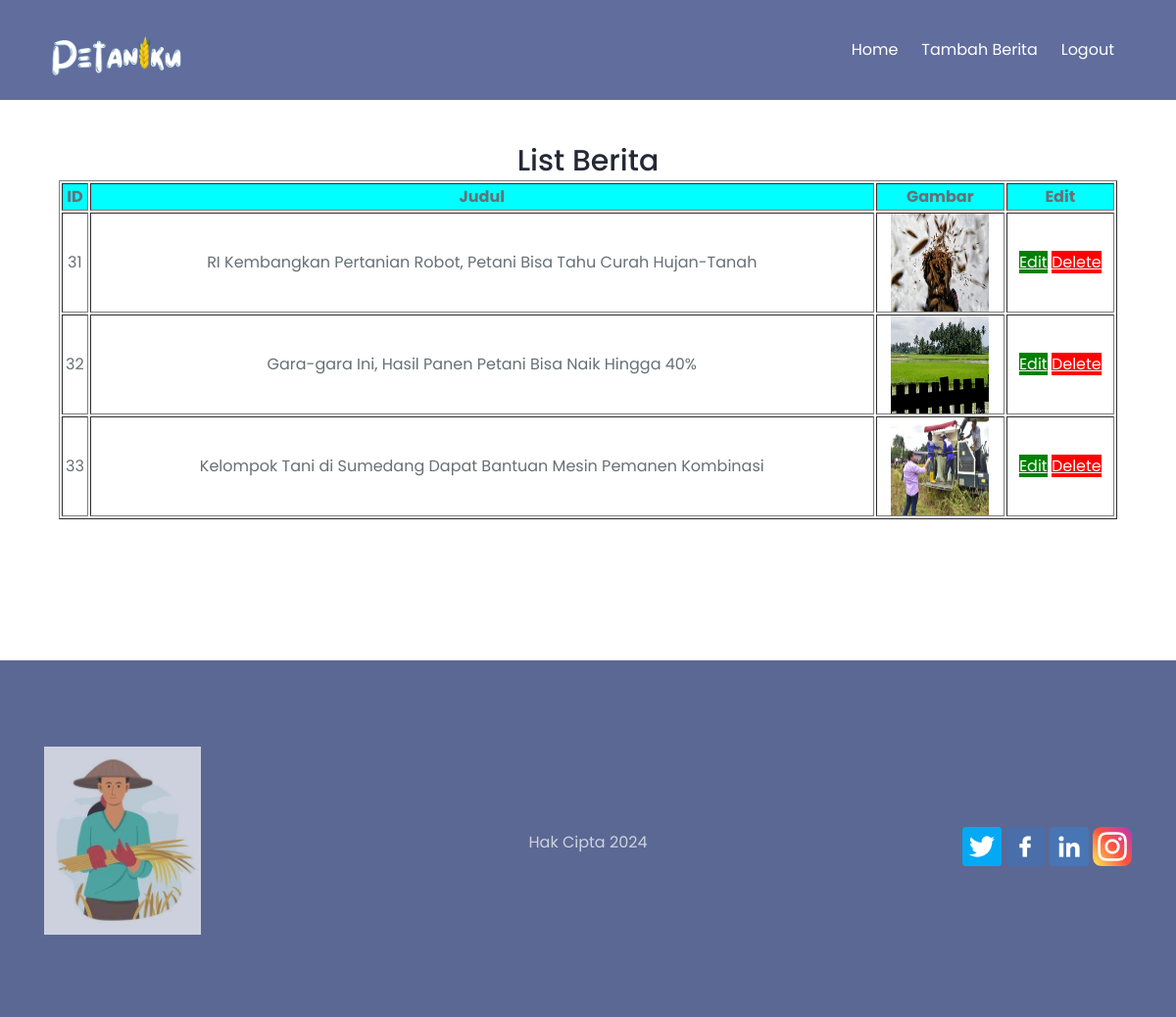
The page /admin (signed in) on the database its author committed.
### tables this page shows
CREATE TABLE `post` (
  `id_post` int(11) NOT NULL,
  `id_users` int(11) NOT NULL,
  `judul` varchar(255) NOT NULL,
  `keterangan` text NOT NULL,
  `isi` longtext NOT NULL,
  `gambar` varchar(255) NOT NULL,
  `sumber` varchar(250) NOT NULL
);

### admin/index.php (the view, shortened to what this page needs)
<!DOCTYPE html>
<html lang="en">
    <head>
        <link href="css/fontawesome-all.min.css" rel="stylesheet">
        <link href="../assets/css/styles.css" rel="stylesheet">
    </head>
    <body>
        <div class="navbar">
            <div class="container flex">
                <a class="logo-image" href="index.html"><img src="../assets/img/logo.png" alt="alternative"></a>
                <nav>
                    <ul >
                        <li><a href="index.php">Home</a></li>
                        <li><a href="add.php">Tambah Berita</a></li>
                        <li><a href="logout.php">Logout</a></li>
                    </ul>
                </nav>
            </div>
        </div>
<div id="contact" class="contact bg-gray">
            <div class="container">
            <h3>List Berita</h3>
            </div> <center>
                <table border="1" width="90%" style=" text-align:center">
                <tr style=" background-color:cyan;" >
                <th>ID</th>
                <th>Judul</th>
                <th>Gambar</th>
                <th>Edit</th>
                </tr>
                <?php
		include '../config.php';
        $id_users = $_SESSION['id_users'];
		$data = mysqli_query($conn,"select * from post where id_users=$id_users");
		while($d = mysqli_fetch_array($data)){
			?>
			<tr>
				<td><?php echo $d['id_post']; ?></td>
				<td style="width:800px;"><?php echo $d['judul']; ?></td>
                <td><img src="../assets/img/<?php echo $d['gambar'] ?>" width="100" height="100"></td>
                <td>
                    <a style="
                    background-color: green;
                    color: white;
                    " href="edit.php?edit=<?php echo $d['id_post']; ?>">Edit</a>
                    <a style="
                    background-color: red;
                    color: white;
                    " href="del.php?del=<?php echo $d['id_post']; ?>">Delete</a>
				</td>
			</tr>
			<?php
		}
		?>
</table></center></div>
        <footer>
            <div class="container grid grid-3">
                <div>
                    <a class="logo-image" href="index.html"><img src="../assets/img/logo2.png" alt="alternative"></a>
                    </div>
            <div>
              <ul class="li-space-lg">
              <li><p>Hak Cipta 2024</p></li>
              </ul>
            </div>
                    <div>
                        <a href="#"><img src="../assets/img/twitter.png" height="40px"></i></a>
                        <a href="#"><img src="../assets/img/facebook.png" height="40px"></i></a>
                        <a href="#"><img src="../assets/img/linkedin.png" height="40px"></i></a>
                        <a href="#"><img src="../assets/img/instagram.png" height="40px"></i></a>
                    </div>
                </div>
        </footer>
    </body>
</html>

### assets/css/styles.css (style rules this page uses)
* { box-sizing: border-box; padding: 0; margin: 0; }
body, html { scroll-behavior: smooth; width: 100%; height: 100%; }
body, p { color: #667077; font: 400 1rem/1.625rem "Poppins", sans-serif; }
h3 { color: #252936; font-weight: 500; font-size: 1.875rem; line-height: 2.5rem; }
.container { margin: 0 auto; padding: 0 15px; }
.flex { display: flex; justify-content: center; align-items: center; height: 100%; }
.grid { display: grid; gap: 20px; justify-content: center; align-items: center; height: 100%; }
img { max-width: 100%; vertical-align: middle; }
ul { list-style-type: none; }
.li-space-lg li { margin-bottom: 0.5rem; }
a { color: #667077; text-decoration: underline; }
.bg-gray { background-color: #ffffff; }
::placeholder { color: #667077; opacity: 1; }
.navbar { position: absolute; top: 26px; right: 0; left: 0; background-color: transparent; color: #ffffff; }
.navbar .flex { flex-direction: column; }
.navbar a { text-decoration: none; }
.navbar .logo-image { width: 134px; height: 30px; margin-top: 0.5rem; margin-bottom: 1.25rem; }
.navbar ul { display: flex; flex-wrap: wrap; justify-content: center; padding: 0.5rem 0.75rem 0 0.75rem; background-color: rgba(0, 0, 0, 0.2); }
.navbar ul li { padding: 0 0.75rem 0.5rem 0.75rem; }
.navbar ul a { color: #ffffff; }
.contact { padding-top: 9rem; padding-bottom: 9rem; text-align: center; }
footer { padding-top: 5.5rem; padding-bottom: 4.5rem; background-color: #5b6893; text-align: center; }
footer .logo-image { display: block; width: 160px; height: 100%; margin-bottom: 0.75rem; opacity: 0.7; }
footer p, footer ul li a, footer ul li a:hover, footer .fab { color: #ffffff; opacity: 0.7; text-decoration: none; }
footer p { margin-bottom: 1.5rem; }
footer ul { margin-bottom: 2.25rem; }
@media (min-width: 992px) { .container { max-width: 1140px; } }
@media (min-width: 992px) { .grid { grid-template-columns: repeat(2, 1fr); } }
@media (min-width: 992px) { .grid-3 { grid-template-columns: repeat(3, 1fr); } }
@media (min-width: 992px) { .navbar { top: 0px; padding: 36px; background-color: #606d9d; padding: 36px; } }
@media (min-width: 992px) { .navbar .flex { flex-direction: row; justify-content: space-between; } }
@media (min-width: 992px) { .navbar .logo-image { margin: 0; } }
@media (min-width: 992px) { .navbar ul { padding: 0; background: none; } }
@media (min-width: 992px) { .navbar ul li { margin-bottom: 0; padding-bottom: 0; } }
@media (min-width: 992px) { .navbar ul li:last-of-type a { margin-right: 0; padding-right: 0; } }
@media (min-width: 992px) { footer { text-align: left; } }
@media (min-width: 992px) { footer p, footer ul { margin-bottom: 0; } }
@media (min-width: 992px) { footer ul { text-align: center; } }
@media (min-width: 992px) { footer .grid div:nth-of-type(3) { text-align: right; } }
* { margin: 0; padding: 0; list-style: none; text-decoration: none; }

### rows shown on the page
post: id_post "31", judul "RI Kembangkan Pertanian Robot, Petani Bisa Tahu Curah Hujan-Tanah", gambar (picture)
post: id_post "32", judul "Gara-gara Ini, Hasil Panen Petani Bisa Naik Hingga 40%", gambar (picture)
post: id_post "33", judul "Kelompok Tani di Sumedang Dapat Bantuan Mesin Pemanen Kombinasi", gambar (picture)
